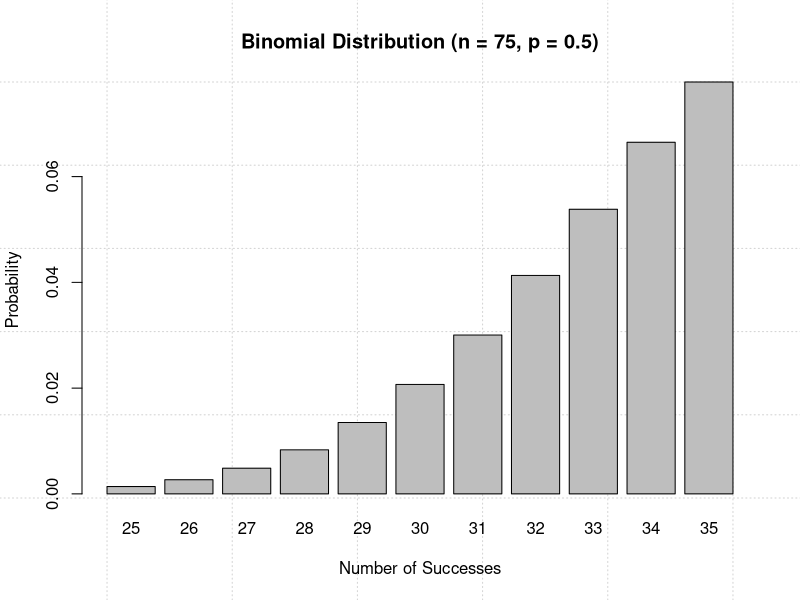

The R script that drew this image:
#!/usr/bin/env Rscript

x <- dbinom(25:35, 75, 0.5)

pdf("plot3.pdf")
barplot(x, names.arg=25:35, panel.first=grid(), xlab="Number of Successes", ylab="Probability", main="Binomial Distribution (n = 75, p = 0.5)")
dev.off()
